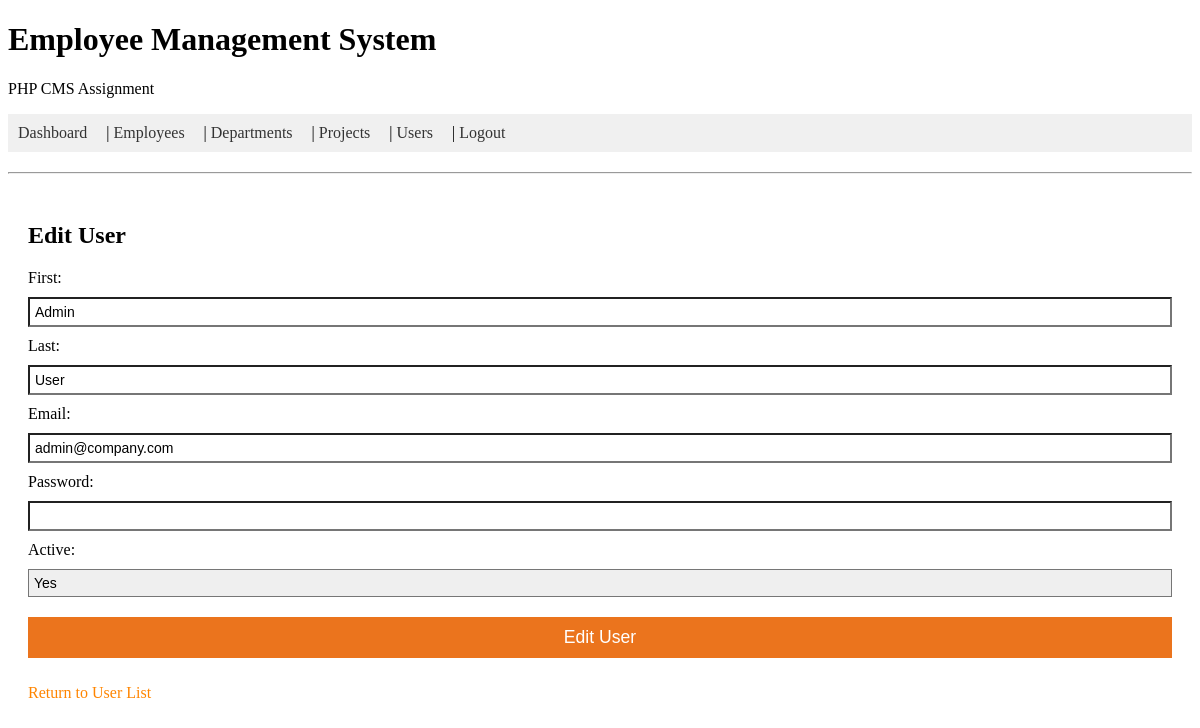
The app's page /admin/users_edit.php?id=1 (signed in) with its own data.
### tables this page shows
CREATE TABLE `users` (
  `id` int(11) NOT NULL,
  `first` varchar(100) DEFAULT NULL,
  `last` varchar(100) DEFAULT NULL,
  `email` varchar(100) DEFAULT NULL,
  `password` varchar(100) DEFAULT NULL,
  `active` varchar(10) DEFAULT NULL,
  `date` timestamp NOT NULL DEFAULT CURRENT_TIMESTAMP
);

### admin/users_edit.php (the view, shortened to what this page needs)
<?php
include( 'includes/database.php' );
if( isset( $_GET['id'] ) )
{
  $query = 'SELECT *
    FROM users
    WHERE id = '.$_GET['id'].'
    LIMIT 1';
  $result = mysqli_query( $connect, $query );
  $record = mysqli_fetch_assoc( $result );
}
include( 'includes/header.php' );
?>
<h2>Edit User</h2>
<form method="post">
  <label for="first">First:</label>
  <input type="text" name="first" id="first" value="<?php echo htmlentities( $record['first'] ); ?>">
  <br>
  <label for="last">Last:</label>
  <input type="text" name="last" id="last" value="<?php echo htmlentities( $record['last'] ); ?>">
  <br>
  <label for="email">Email:</label>
  <input type="email" name="email" id="email" value="<?php echo htmlentities( $record['email'] ); ?>">
  <br>
  <label for="password">Password:</label>
  <input type="password" name="password" id="password">
  <br>
  <label for="active">Active:</label>
  <?php
  $values = array( 'Yes', 'No' );
  echo '<select name="active" id="active">';
  foreach( $values as $key => $value )
  {
    echo '<option value="'.$value.'"';
    if( $value == $record['active'] ) echo ' selected="selected"';
    echo '>'.$value.'</option>';
  }
  echo '</select>';
  ?>
  <br>
  <input type="submit" value="Edit User">
</form>
<p><a href="users.php"><i class="fas fa-arrow-circle-left"></i> Return to User List</a></p>
<?php
include( 'includes/footer.php' );
?>

### admin/styles.css (style rules this page uses)
a:link, a:active, a:hover, a:visited { text-decoration: none; color: #FF8500; }
label { display: block; margin: 0 0 10px 0; text-align: left; }
select { -webkit-appearance: none; -moz-appearance: none; appearance: none; font-size: 14px; padding: 5px; width: 100%; margin: 0 0 10px 0; box-sizing: border-box; border-radius: 0; }
input { border-radius: 0; font-size: 14px; padding: 5px; width: 100%; margin: 0 0 10px 0; box-sizing: border-box; }
input[type=submit] { border: 0; background-color: #eb741d; color: #fff; padding: 10px 10px; font-size: 110%; margin-top: 10px; }

### records on screen
users: first "Admin", last "User", email "admin@company.com", active "Yes"
